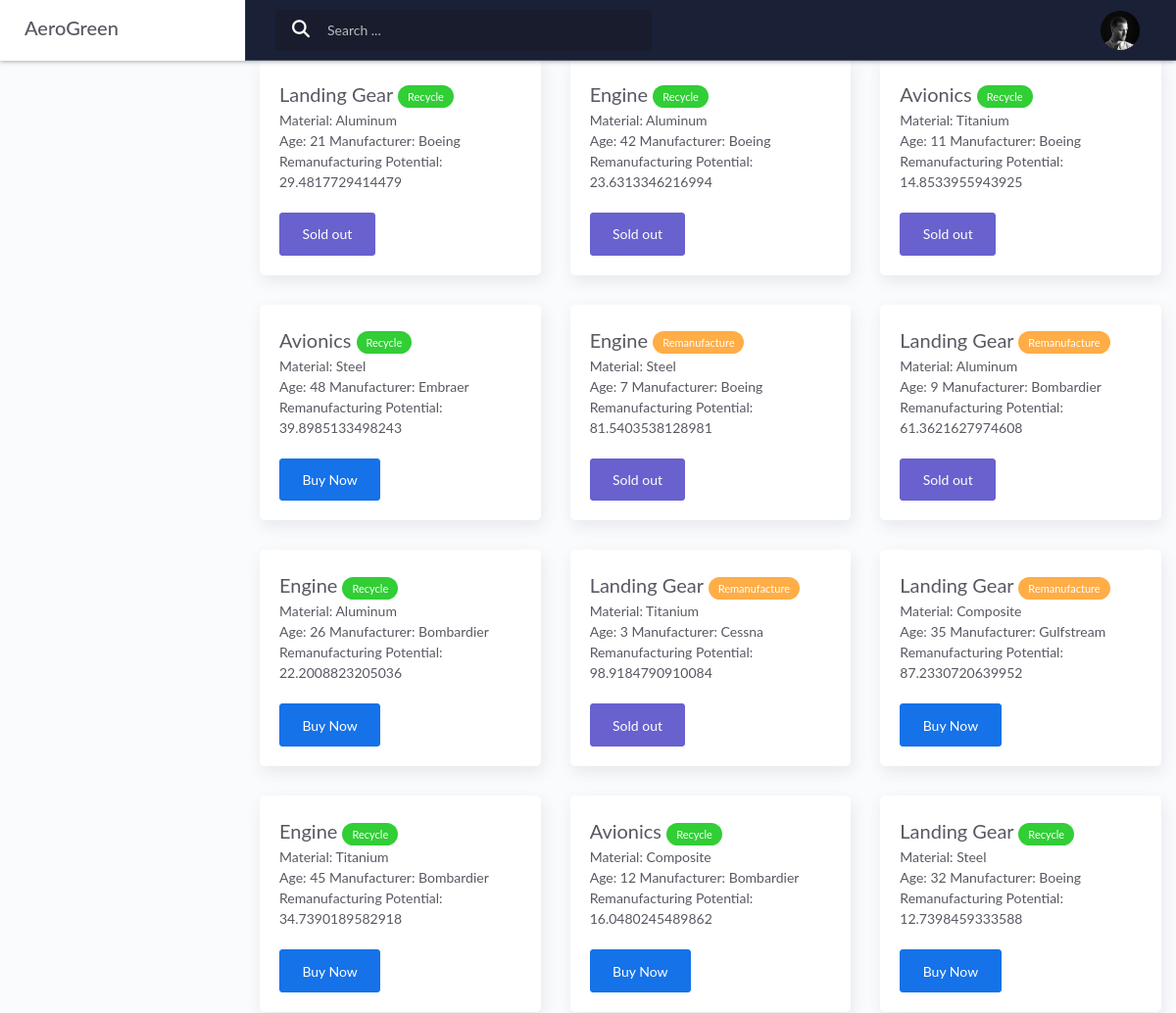
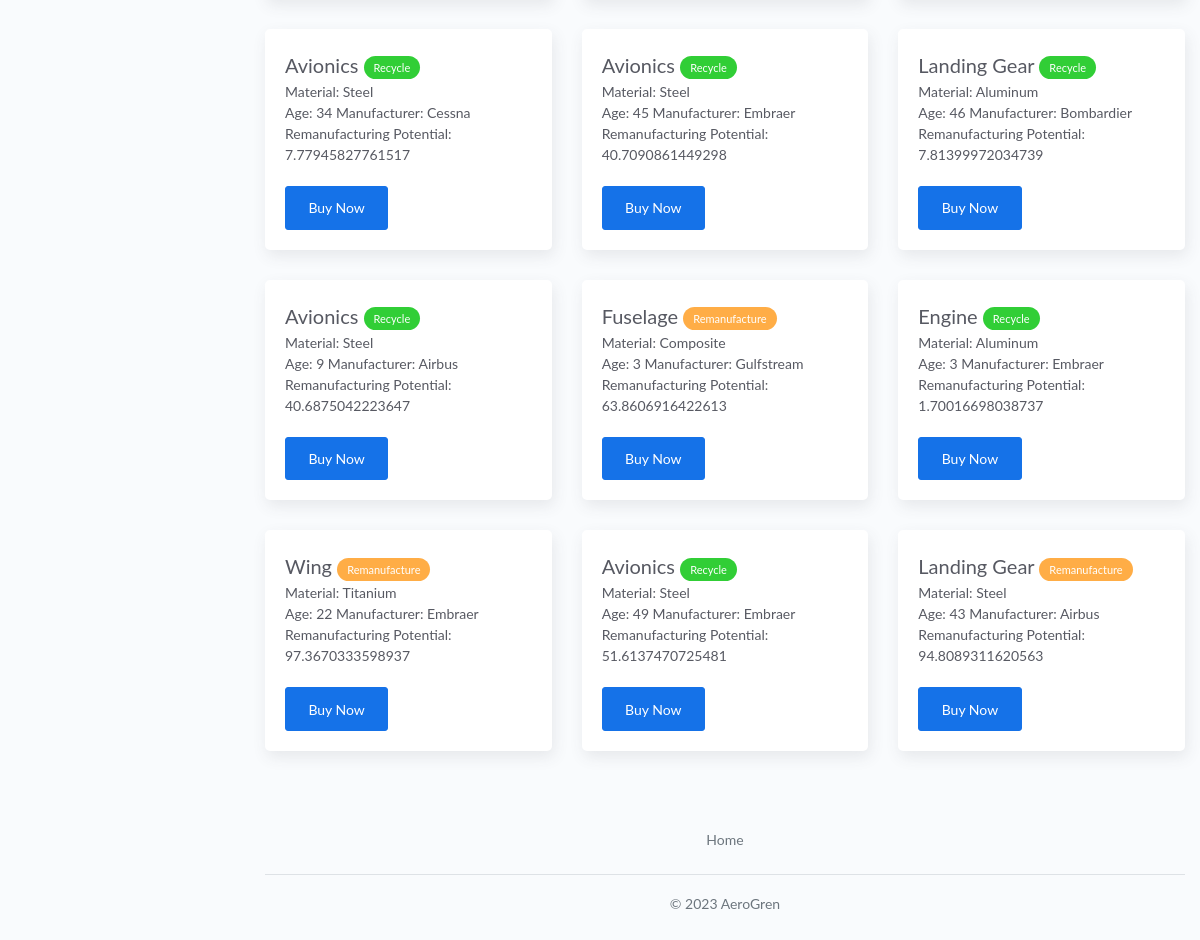
/market (signed in), run on the app's committed database (2 pictures, top to bottom).
### aerodevs/models.py (models this page shows, shortened)
class Product(models.Model):
    part_id = models.AutoField(primary_key=True)
    part_name = models.CharField(max_length=100)
    material = models.CharField(max_length=100)
    age = models.IntegerField()
    manufacturer = models.CharField(max_length=100)
    Landfill_Waste_Saved = models.IntegerField(default=0)
    Energy_Saved = models.IntegerField(default=0)
    Remanufacturing_Potential = models.FloatField(default=0.0)
    New_Parts_Carbon_Footprint = models.IntegerField(default=0)
    Recycled_Parts_Carbon_Footprint = models.IntegerField(default=0)
    Energy_Consumption_New_Parts = models.IntegerField(default=0)
    Renewable_Material_Content = models.FloatField(default=0)
    Carbon_Footprint_Saved = models.IntegerField(default=0)
    Energy_Consumption_Saved = models.IntegerField(default=0)
    Remanufacturing_Potential = models.FloatField(default=0)
    is_Sold = models.BooleanField(default=False)
    Percentage_recycled = models.FloatField(default=0.0)

### aerodevs/views.py (the view)
# urls.py: path("market", views.market, name='market'),
@login_required
def market(request):
    product = Product.objects.all()#.order_by('-age')
    part_name_filter = Product.objects.values_list('part_name', flat=True).distinct()
    context = {'product': product, 'part_name_filter':part_name_filter}
    return render(request, 'aerodevs/market.html', context)

### aerodevs/templates/aerodevs/market.html (shortened to what this page needs)
{% extends 'aerodevs/layout.html' %}
{% block content %}
<div class="dropdown">
  <button class="btn btn-secondary dropdown-toggle" type="button" id="dropdownMenuButton" data-toggle="dropdown" aria-haspopup="true" aria-expanded="false">
  </button>
</div>
<div class="container-fluid mt-3">
  <div class="row">
    {% for pro in product %}
    <div class="col-md-4">
      <div class="card">
        <div class="card-body">
          <h5 class="card-title">
            {{pro.part_name}}
            {% if pro.Remanufacturing_Potential < 60 %}
            <span class="badge badge-sm badge-success">Recycle</span>
            {% else %}
            <span class="badge badge-sm badge-warning">Remanufacture</span>
            {% endif %}
            <br/></h5>
          Material: {{pro.material}} <br/>
          Age: {{pro.age}}
          Manufacturer: {{pro.manufacturer}} <br/>
          Remanufacturing Potential: {{pro.Remanufacturing_Potential}}<br/> <br/>
          {% if pro.is_Sold %}
          <a href="#" class="btn btn-secondary" disabled>Sold out</a>
            {% else %}
          <a href="{% url 'buy' pro.part_id %}" class="btn btn-primary">Buy Now</a>
          {% endif %}
        </div>
      </div>
    </div>
    {% endfor %}
  </div>
</div>
{% endblock %}

### static/assets/css/demo.css (style rules this page uses)
:root { --first: #F5C6A5; --second: #FF7777; --third: #A2416B; --fourth: #852747; }

### data on the page
Product: part_name "Landing Gear", shows "Recycle", material "Aluminum", age "21", manufacturer "Boeing", Remanufacturing_Potential "29.4817729414479", is_Sold "Sold out"
Product: part_name "Engine", shows "Recycle", material "Aluminum", age "42", manufacturer "Boeing", Remanufacturing_Potential "23.6313346216994", is_Sold "Sold out"
Product: part_name "Avionics", shows "Recycle", material "Titanium", age "11", manufacturer "Boeing", Remanufacturing_Potential "14.8533955943925", is_Sold "Sold out"
Product: part_name "Avionics", shows "Recycle", material "Steel", age "48", manufacturer "Embraer", Remanufacturing_Potential "39.8985133498243", is_Sold "Buy Now"
Product: part_name "Engine", shows "Remanufacture", material "Steel", age "7", manufacturer "Boeing", Remanufacturing_Potential "81.5403538128981", is_Sold "Sold out"
Product: part_name "Landing Gear", shows "Remanufacture", material "Aluminum", age "9", manufacturer "Bombardier", Remanufacturing_Potential "61.3621627974608", is_Sold "Sold out"
Product: part_name "Engine", shows "Recycle", material "Aluminum", age "26", manufacturer "Bombardier", Remanufacturing_Potential "22.2008823205036", is_Sold "Buy Now"
Product: part_name "Landing Gear", shows "Remanufacture", material "Titanium", age "3", manufacturer "Cessna", Remanufacturing_Potential "98.9184790910084", is_Sold "Sold out"
Product: part_name "Landing Gear", shows "Remanufacture", material "Composite", age "35", manufacturer "Gulfstream", Remanufacturing_Potential "87.2330720639952", is_Sold "Buy Now"
Product: part_name "Engine", shows "Recycle", material "Titanium", age "45", manufacturer "Bombardier", Remanufacturing_Potential "34.7390189582918", is_Sold "Buy Now"
Product: part_name "Avionics", shows "Recycle", material "Composite", age "12", manufacturer "Bombardier", Remanufacturing_Potential "16.0480245489862", is_Sold "Buy Now"
Product: part_name "Landing Gear", shows "Recycle", material "Steel", age "32", manufacturer "Boeing", Remanufacturing_Potential "12.7398459333588", is_Sold "Buy Now"
Product: part_name "Avionics", shows "Recycle", material "Steel", age "34", manufacturer "Cessna", Remanufacturing_Potential "7.77945827761517", is_Sold "Buy Now"
Product: part_name "Avionics", shows "Recycle", material "Steel", age "45", manufacturer "Embraer", Remanufacturing_Potential "40.7090861449298", is_Sold "Buy Now"
Product: part_name "Landing Gear", shows "Recycle", material "Aluminum", age "46", manufacturer "Bombardier", Remanufacturing_Potential "7.81399972034739", is_Sold "Buy Now"
Product: part_name "Avionics", shows "Recycle", material "Steel", age "9", manufacturer "Airbus", Remanufacturing_Potential "40.6875042223647", is_Sold "Buy Now"
Product: part_name "Fuselage", shows "Remanufacture", material "Composite", age "3", manufacturer "Gulfstream", Remanufacturing_Potential "63.8606916422613", is_Sold "Buy Now"
Product: part_name "Engine", shows "Recycle", material "Aluminum", age "3", manufacturer "Embraer", Remanufacturing_Potential "1.70016698038737", is_Sold "Buy Now"
Product: part_name "Wing", shows "Remanufacture", material "Titanium", age "22", manufacturer "Embraer", Remanufacturing_Potential "97.3670333598937", is_Sold "Buy Now"
Product: part_name "Avionics", shows "Recycle", material "Steel", age "49", manufacturer "Embraer", Remanufacturing_Potential "51.6137470725481", is_Sold "Buy Now"
Product: part_name "Landing Gear", shows "Remanufacture", material "Steel", age "43", manufacturer "Airbus", Remanufacturing_Potential "94.8089311620563", is_Sold "Buy Now"
